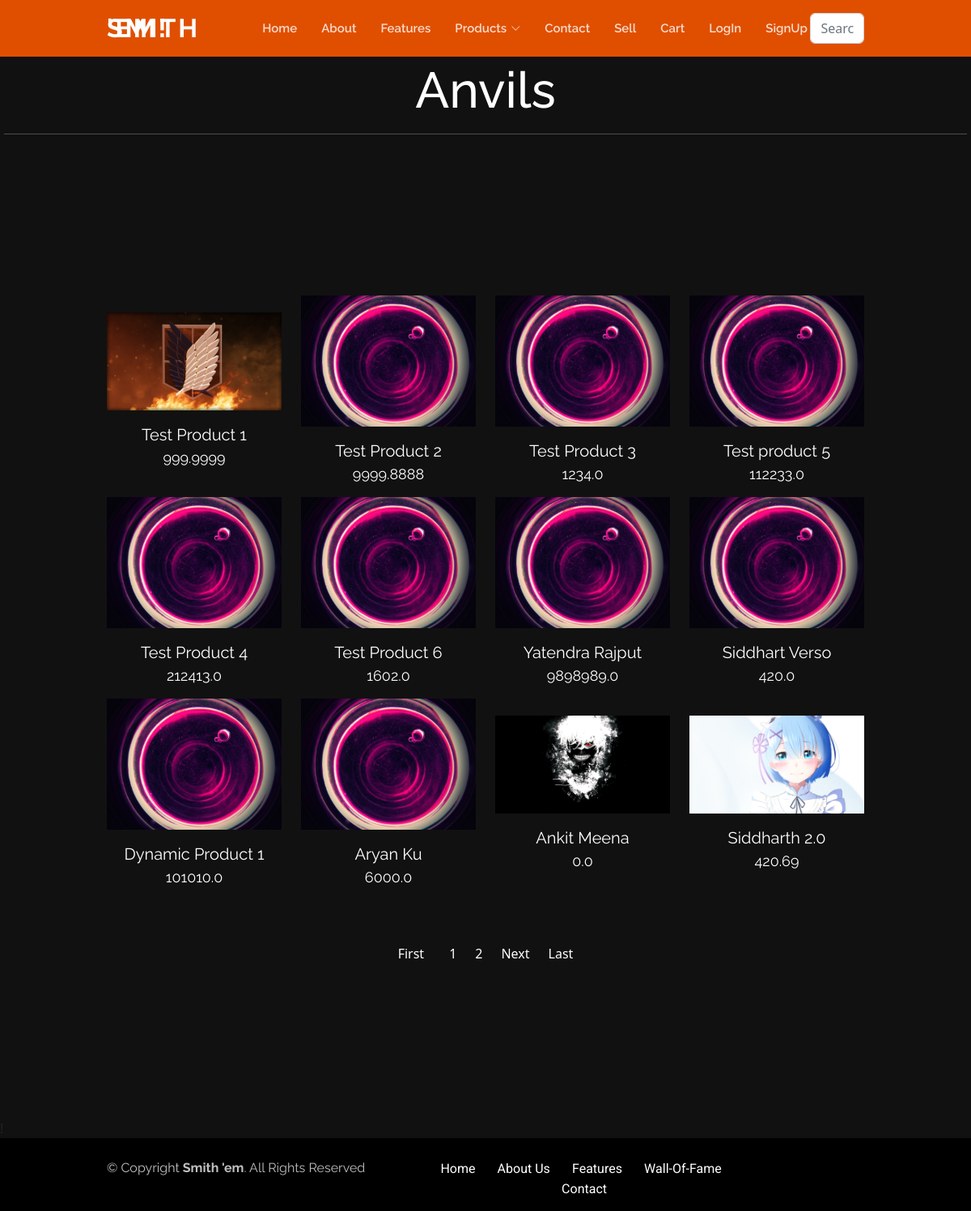
The page /anvil/ on the database its author committed.
### product/models.py (models this page shows)
class Product(models.Model):
    product_name=models.CharField(max_length=100)
    product_price=models.FloatField(max_length=6)
    product_des=models.TextField()
    product_img=models.FileField(upload_to="product/",max_length=250,null=True,default=None)

### Smithem/anvil.py (the view, shortened to what this page needs)
# urls.py: path('anvil/',Anvil.as_view(),name="anvil"),
class Anvil(View):
    def get(self,request):
        productData=Product.objects.all()
        paginator=Paginator(productData,12)
        page_number=request.GET.get('page')
        productData=paginator.get_page(page_number)
        totalpages=productData.paginator.num_pages
        if request.method=="GET":
            st=request.GET.get('product')
        if st!=None:
            productData=Product.objects.filter(product_name__icontains=st)
        data={
            'totalpages': totalpages,
            'productData': productData,
            'totalpagelist':[n+1 for n in range(totalpages)]
        }
        print('you are:' , request.session.get('email'))
        return render(request,"anvil.html",data)

### templates/anvil.html (shortened to what this page needs)
<!DOCTYPE html>
<html lang="en">
  <head>
    <link href="../static/vendor/bootstrap/css/bootstrap.min.css" rel="stylesheet" />
    <link href="../static/vendor/bootstrap-icons/bootstrap-icons.css" rel="stylesheet" />
    <link href="../static/css/style.css" rel="stylesheet" />
    <link href="../static/css/prostyle.css" rel="stylesheet" />
  </head>
  {% load cart %}
  <body class="main">
    {% include 'header.html' %}
    <main id="main">
      <div style="color:white ;" class="text-center">
        <h1 style="padding:5px;">Anvils<hr /></h1>
      </div>
      <section class="about" id="about">
        <section class="team" id="team">
          <div class="h-100 d-flex align-items-center justify-content-center container">
            <div class="row">
              {% for n in productData %}
                  <div  class="d-flex align-items-center col-lg-3 col-sm-4 col-xs-6">
                    <div id="{{n.id}}" class="card card-block">
                      <a href="#">
                        {% if n.product_img != Null %}
                        <img alt=""  class=" team-img" src="/media/{{ n.product_img }}" />
                        {% endif %}
                        {% if n.product_img == Null %}
                        <img alt="" class=" team-img"  src="/media/product/sample.jpg" />
                        {% endif %}
                        <div style="padding-left:2px; padding-right: 2px;" class="text-center card-title-wrap">
                          <span type="button" style="font-size: 20px; " class="card-title" data-bs-toggle="modal" data-bs-target="#modal{{ n.id }}">{{ n.product_name }}</span>
                          <span class="card-text">{{ n.product_price }}</span>
                        </div>
                      </a>
                    </div>
                  </div>
              {% empty %}
              <div class="text-center"><h2>Opps... <br> Couldn't find what you were looking for ;(</h2></div>
              <br><br>
              {% endfor %}
            </div>
          </div>
          <br><br>
          <div class=" d-flex justify-content-center">
          <nav aria-label="...">
            <ul class="list-inline pagination" >
              <li class=" list-inline-item page-item ">
                <a style="color:white; background:rgb(17, 17, 17); border:0;" class=" learn page-link " href="/anvil/?page=1" tabindex="-1" aria-disabled="true">First</a>
              </li>
              {% for n in totalpagelist %}
              <li class="page-item" aria-current="page">
                <a style="color:white; background:rgb(17, 17, 17); border:0;" class="page-link " href="/anvil/?page={{n}}">{{n}}</a>
              </li>
              {% endfor %}
              {% if productData.has_next %}
              <li class="page-item">
                <a style="color:white; background:rgb(17, 17, 17); border:0;" class="page-link " href="/anvil/?page={{productData.next_page_number}}">Next</a>
              </li>
              {% endif %}
              <li class="page-item">
                <a style="color:white; background:rgb(17, 17, 17); border:0;" class="page-link " href="/anvil/?page={{totalpages}}" tabindex="-1" aria-disabled="true">Last</a>
              </li>
            </ul>
          </nav>
        </div>
        </section>
      </section>
    </main>
    {% include 'footer.html' %}
  </body>
</html>

### templates/header.html (shortened to what this page needs)
  <header id="header" class="d-flex align-items-center">
    <div class="container d-flex align-items-center">
      <div id="logo" class="me-auto">
        <h1><a href="#hero">Smith 'em!</a></h1>
      </div>
      <nav id="navbar" class="navbar order-last order-lg-0">
        <ul>
          <li><a class="nav-link scrollto {% if request.path == '/' %} active {% endif %}" href="/">Home</a></li>
          <li><a class="nav-link scrollto {% if request.path == '/about/' %} active {% endif %}" href="/about">About</a></li>
          <li><a class="nav-link scrollto {% if request.path == '/features/' %} active {% endif %}" href="/features">Features</a></li>
          <li class="dropdown"><a href="#"><span>Products</span> <i class="bi bi-chevron-down"></i></a>
          </li>
          <li><a class="nav-link scrollto {% if request.path == '/contact/' %} active {%endif%}" href="/contact">Contact</a></li>
          <li><a class="nav-link scrollto {% if request.path == '/sell/' %} active {% endif %}" href="/sell">Sell</a></li>
          <li><a class="nav-link scrollto {% if request.path == '/signup/' %} active {% endif %}" href="/cart">Cart</a></li>
          {% if request.session.customer %}
          <li><a class="nav-link scrollto {% if request.path == '/signup/' %} active {% endif %}" href="/orders">Orders</a></li>
          <li><a class="nav-link scrollto {% if request.path == '/signup/' %} active {% endif %}" href="/logout">logOut</a></li>
          {% else %}
          <li><a class="nav-link scrollto {% if request.path == '/login/' %} active {% endif %}" href="/login">LogIn</a></li>
          <li><a class="nav-link scrollto {% if request.path == '/signup/' %} active {% endif %}" href="/signup">SignUp</a></li>
          {% endif %}
          <li><div style="padding-left: 5% ;"class="input-group">
            <form method="get">
            <input type="text" name="product" value="" label="Search" class="form-control rounded" placeholder="Search" aria-label="Search" aria-describedby="search-addon" />
          </form>
          </div></li>
        </ul>
      </nav>
    </div>
  </header>

### templates/pro.html (shortened to what this page needs)
{% load cart %}

### templates/footer.html (shortened to what this page needs)
<footer  class="site-footer">
    <div  class="bottom">
      <div class="container">
        <div class="row">
          <div class="col-lg-6 col-xs-12 text-lg-start text-center">
            <p class="copyright-text">
              &copy; Copyright <strong>Smith 'em</strong>. All Rights Reserved
            </p>
          </div>
          <div class="col-lg-6 col-xs-12 text-lg-right text-center">
            <ul class="list-inline">
              <li class="list-inline-item">
                <a href="/">Home</a>
              </li>
              <li class="list-inline-item">
                <a href="/about">About Us</a>
              </li>
              <li class="list-inline-item">
                <a href="/features">Features</a>
              </li>
              <li class="list-inline-item">
                <a href="#portfolio">Wall-Of-Fame</a>
              </li>
              <li class="list-inline-item">
                <a href="/contact">Contact</a>
              </li>
            </ul>
          </div>
        </div>
      </div>
    </div>
  </footer>

### static/css/style.css (style rules this page uses)
h1, h2, h3, h4, h5, h6 { font-family: "Raleway", Helvetica, Arial, sans-serif; }
p { line-height: 1.55; color: #333; font-size: 400; font-family: "Raleway", Helvetica, Arial, sans-serif; }
h1 { font-size: 62px; }
a { transition: 0.5s; text-decoration: none; color: #E04F00; }
section { padding: 85px 0; }
.card { position: relative; padding: 0; border: 0; border-radius: 0; margin: 0; overflow: hidden; }
#header { background: #E04F00; height: 70px; }
#header #logo h1 { font-size: 32px; margin: 0; line-height: 0; font-family: "Raleway", Helvetica, Arial, sans-serif; font-weight: 700; letter-spacing: 3px; text-transform: uppercase; }
#header #logo h1 a, #header #logo h1 a:hover { color: #fff; }
.scrolled-offset { margin-top: 70px; }
.navbar { padding: 0; }
.navbar ul { margin: 0; padding: 0; display: flex; list-style: none; align-items: center; }
.navbar li { position: relative; }
.navbar a, .navbar a:focus { display: flex; align-items: center; justify-content: space-between; padding: 10px 0 10px 30px; font-family: "Raleway", Helvetica, Arial, sans-serif; font-size: 15px; font-weight: 600; color: rgba(255, 255, 255, 0.8); white-space: nowrap; transition: 0.3s; }
.navbar a i, .navbar a:focus i { font-size: 12px; line-height: 0; margin-left: 5px; }
.team .card>a { display: block; }
.team .card img { width: 100%; }
.team .card-title-wrap { padding: 15px 25px; position: relative; z-index: 9; background-color: #111; }
.team .card-title-wrap .card-title, .team .card-title-wrap .card-text { font-family: "Raleway", Helvetica, Arial, sans-serif; display: block; margin: 0; }
.team .card-title-wrap .card-title { font-size: 24px; color: #fff; }
.team .card-title-wrap .card-text { font-size: 18px; color: #fff; }
.site-footer { background-color: #111; padding: 0; }
.site-footer h2, .site-footer p { color: #fff; }
.site-footer p { opacity: 0.75; line-height: 2.0925; }
.site-footer .bottom { background-color: #000; padding: 20px 0; }
.site-footer .bottom .list-inline, .site-footer .bottom p { margin: 0; }
.site-footer .bottom .list-inline { position: relative; top: 5px; }
.site-footer .bottom .list-inline a { color: #fff; font-family: "Roboto", Helvetica, Arial, sans-serif; margin-right: 15px; }
.main { background-color: #111; }
.about { color: white; }

### static/css/prostyle.css (style rules this page uses)
.container { display: flex; width: 80%; }

### rows shown on the page
Product: product_img (picture), product_name "Test Product 1", product_price "999.9999"
Product: product_name "Test Product 2", product_price "9999.8888"
Product: product_name "Test Product 3", product_price "1234.0"
Product: product_name "Test product 5", product_price "112233.0"
Product: product_name "Test Product 4", product_price "212413.0"
Product: product_name "Test Product 6", product_price "1602.0"
Product: product_name "Yatendra Rajput", product_price "9898989.0"
Product: product_name "Siddhart Verso", product_price "420.0"
Product: product_name "Dynamic Product 1", product_price "101010.0"
Product: product_name "Aryan Ku", product_price "6000.0"
Product: product_img (picture), product_name "Ankit Meena", product_price "0.0"
Product: product_img (picture), product_name "Siddharth 2.0", product_price "420.69"

### other values the page prints
{{ n }} "1" "2"
